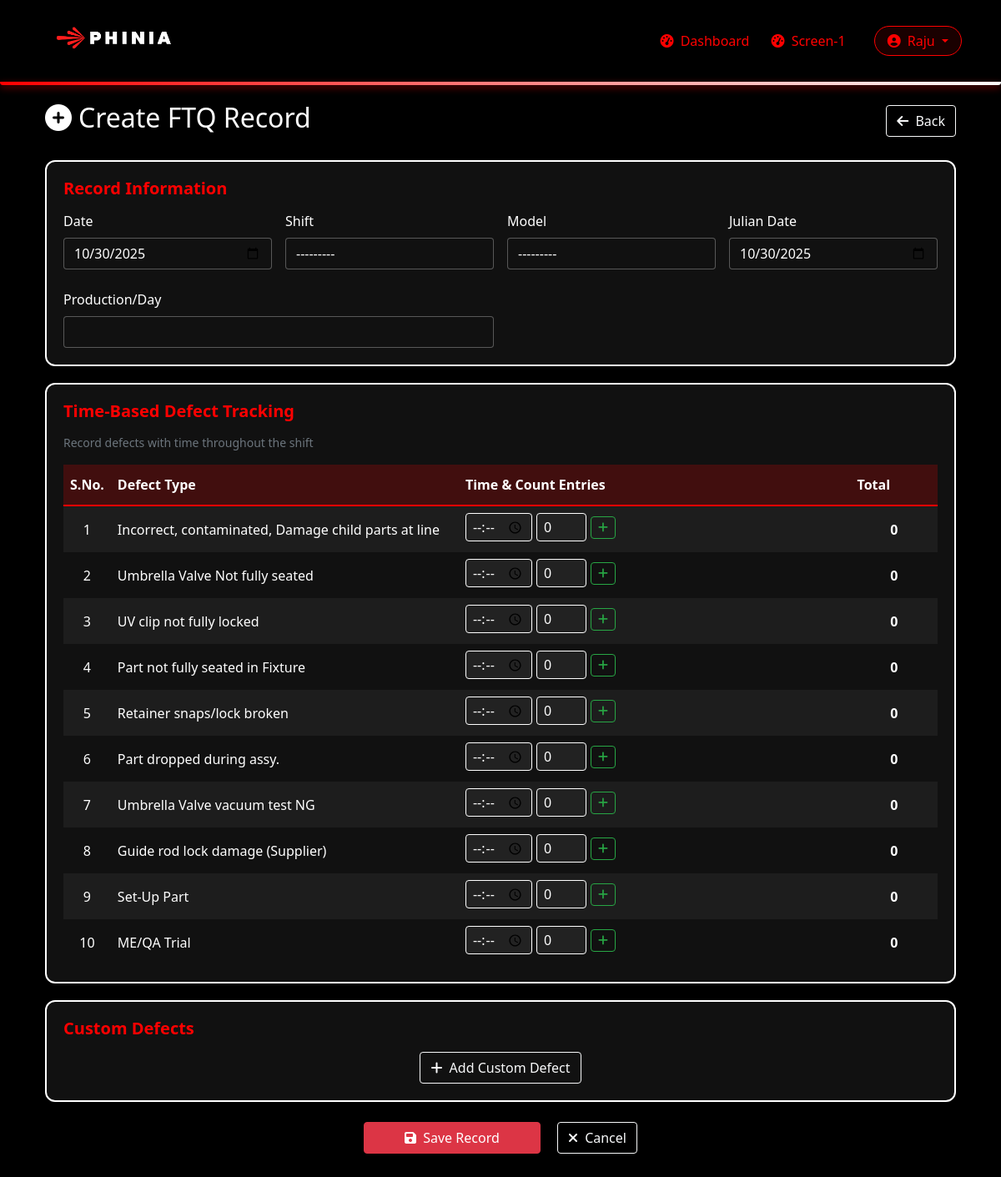
Before: /ftq/create/ (signed in) with the older database file.
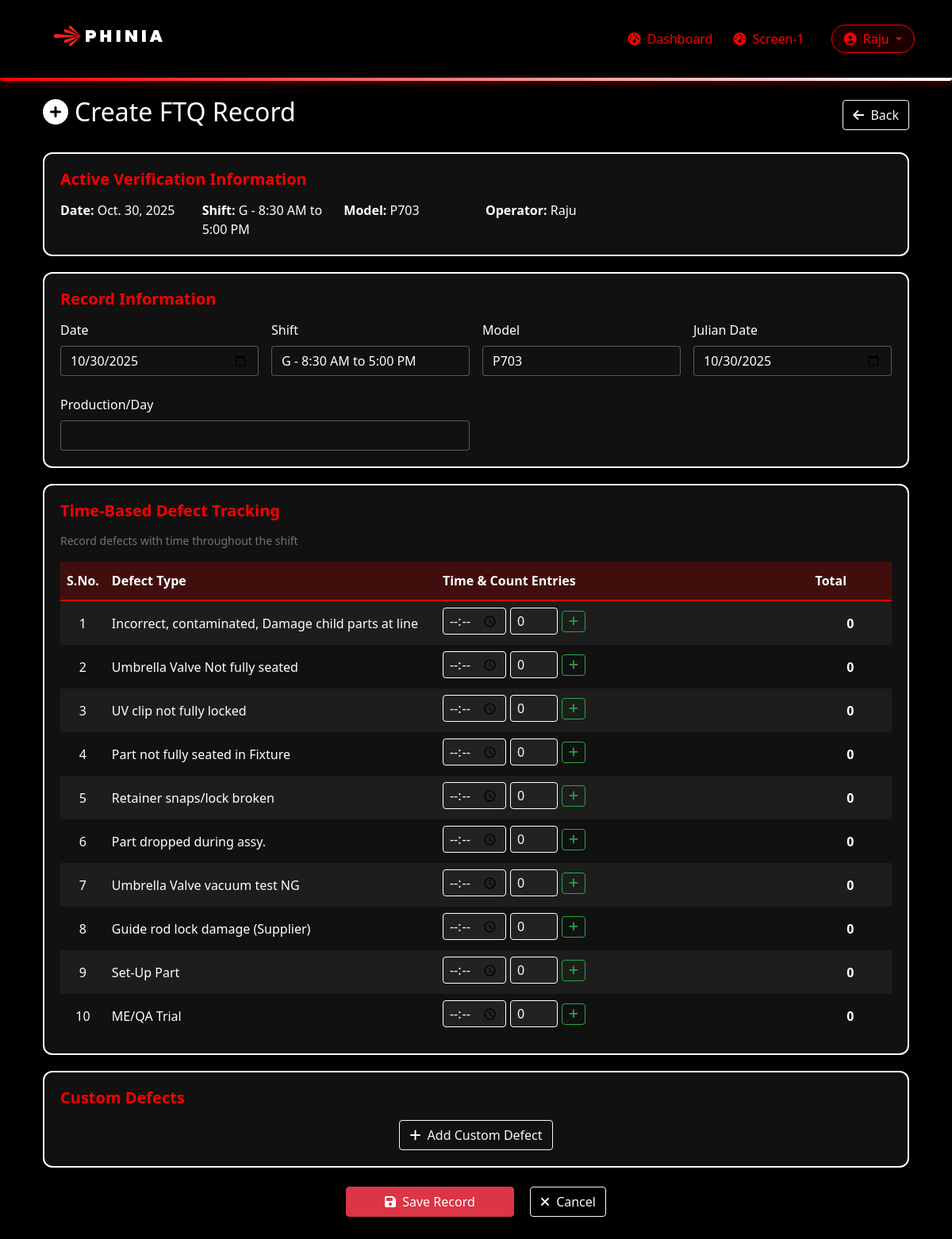
After: the same page with the newer database file.
### main/models.py (models this page shows, shortened)
class DailyVerificationStatus(models.Model):
    STATUS_CHOICES = (
        ('pending', 'Pending'),
        ('in_progress', 'In Progress'),
        ('completed', 'Completed'),
        ('rejected', 'Rejected'),
    )
    date = models.DateField(default=timezone.now)
    shift = models.ForeignKey(Shift, on_delete=models.CASCADE, related_name='verification_statuses')
    status = models.CharField(max_length=20, choices=STATUS_CHOICES, default='pending')
    created_by = models.ForeignKey(User, on_delete=models.CASCADE, related_name='created_verifications')
    created_at = models.DateTimeField(auto_now_add=True)
    updated_at = models.DateTimeField(auto_now=True)
    operator_notified = models.BooleanField(default=False)
    supervisor_notified = models.BooleanField(default=False)
    quality_notified = models.BooleanField(default=False)

class Shift(models.Model):
    SHIFT_CHOICES = [
        ('S1', 'S1 - 6:30 AM to 6:30 PM'),
        ('A', 'A - 6:30 AM to 3:00 PM'),
        ('G', 'G - 8:30 AM to 5:00 PM'),
        ('B', 'B - 3:00 PM to 11:30 PM'),
        ('C', 'C - 11:30 PM to 6:30 AM'),
        ('S2', 'S2 - 6:30 PM to 6:30 AM'),
    ]
    date = models.DateField(default=timezone.now)
    shift_type = models.CharField(max_length=10, choices=SHIFT_CHOICES)
    operator = models.ForeignKey(User, on_delete=models.CASCADE, related_name='operated_shifts')
    shift_supervisor = models.ForeignKey(User, on_delete=models.CASCADE, related_name='supervised_shifts')
    quality_supervisor = models.ForeignKey(User, on_delete=models.CASCADE, related_name='quality_supervised_shifts')

class ChecklistBase(models.Model):
    MODEL_CHOICES = (
        ('P703', 'P703'),
        ('U704', 'U704'),
        ('FD', 'FD'),
        ('SA', 'SA'),
        ('Gnome', 'Gnome'),
    )
    STATUS_CHOICES = (
        ('pending', 'Pending'),
        ('supervisor_approved', 'Supervisor Approved'),
        ('quality_approved', 'Quality Approved'),
        ('rejected', 'Rejected'),
    )
    OK_NG_CHOICES = [('OK', 'OK'), ('NOK', 'NOK')]
    YES_NO_CHOICES = [('Yes', 'Yes'), ('NOK', 'NOK')]
    TOP_TOOL_CHOICES = [
        ('FMA-03-35-T05', 'FMA-03-35-T05 (P703/U704/SA/FD/Gnome)'),
    ]
    BOTTOM_TOOL_CHOICES = [
        ('FMA-03-35-T06', 'FMA-03-35-T06 (P703/U704/SA/FD)'),
        ('FMA-03-35-T08', 'FMA-03-35-T08 (Gnome)'),
    ]
    UV_ASSY_STAGE_CHOICES = [
        ('FMA-03-35-T07', 'FMA-03-35-T07 (P703/U704/SA/FD)'),
        ('FMA-03-35-T09', 'FMA-03-35-T09 (Gnome)'),
    ]
    RETAINER_PART_CHOICES = [
        ('42001878', '42001878 (P703/U704/SA/FD)'),
        ('42050758', '42050758 (Gnome)'),
    ]
    UV_CLIP_PART_CHOICES = [
        ('42000829', '42000829 (P703/U704/SA/FD)'),
        ('42000829', '42000829 (Gnome)'),  # Same number for both
    ]
    UMBRELLA_PART_CHOICES = [
        ('25094588', '25094588 (P703/U704/SA/FD/Gnome)'),
    ]
    SHIFTS = [
    ('S1', 'S1 - 6:30 AM to 6:30 PM'),
    ('A', 'A - 6:30 AM to 3:00 PM'),
    ('G', 'G - 8:30 AM to 5:00 PM'),
    ('B', 'B - 3:00 PM to 11:30 PM'),
    ('C', 'C - 11:30 PM to 6:30 AM'),
    ('S2', 'S2 - 6:30 PM to 6:30 AM'),
]
    verification_status = models.ForeignKey(DailyVerificationStatus, on_delete=models.CASCADE, related_name='checklists',null=True,blank=True)
    status = models.CharField(max_length=20, choices=STATUS_CHOICES, default='pending')
    created_at = models.DateTimeField(auto_now_add=True)
    selected_model = models.CharField(
        max_length=10,
        choices=MODEL_CHOICES,
        verbose_name="Program selection on HMI (HMI से Program select करना है)"
    )
    line_pressure = models.FloatField(
        help_text="Recommended Range: 4.5 - 5.5 bar"
    )
    oring_condition = models.CharField(
        max_length=3,
        choices=OK_NG_CHOICES,
        verbose_name="O-ring condition (UV Flow check sealing area) (O-ring सील की स्थिति सही होनी चाहिए)"
    )
    uv_flow_input_pressure = models.FloatField(
        help_text="Recommended Range: 11-15 kPa",
        verbose_name="UV Flow input Test Pressure (13+/- 2 KPa)"
    )
    test_pressure_vacuum = models.FloatField(
        help_text="Recommended Range: 0.25 - 0.3 MPa",
        verbose_name="Test Pressure for Vacuum generation"
    )
    top_tool_id = models.CharField(
        max_length=100,
        choices=TOP_TOOL_CHOICES,
        verbose_name="Top Tool ID",
        null=True,blank=True
    )
    top_tool_id_status=models.CharField(max_length=50, choices=OK_NG_CHOICES, null=True,blank=True)
    bottom_tool_id = models.CharField(
        max_length=100,
        choices=BOTTOM_TOOL_CHOICES,
        verbose_name="Bottom Tool ID",
        null=True,blank=True
    )
    bottom_tool_id_status=models.CharField(max_length=50, choices=OK_NG_CHOICES, null=True,blank=True)
    uv_assy_stage_id = models.CharField(
        max_length=100,
        choices=UV_ASSY_STAGE_CHOICES,
        verbose_name="UV Assy Stage 1 ID",
        null=True,blank=True
    )
    uv_assy_stage_id_status=models.CharField(max_length=50, choices=OK_NG_CHOICES, null=True,blank=True)
    retainer_part_no = models.CharField(
        max_length=100,
        choices=RETAINER_PART_CHOICES,
        verbose_name="Retainer Part no",
        null=True,blank=True
    )
    retainer_part_no_status=models.CharField(max_length=50, choices=OK_NG_CHOICES, null=True,blank=True)
    uv_clip_part_no = models.CharField(
        max_length=100,
        choices=UV_CLIP_PART_CHOICES,
        verbose_name="UV Clip Part No",
        null=True,blank=True
    )
    uv_clip_part_no_status=models.CharField(max_length=50, choices=OK_NG_CHOICES, null=True,blank=True)
    umbrella_part_no = models.CharField(
        max_length=100,
        choices=UMBRELLA_PART_CHOICES,
        verbose_name="Umbrella Part No",
        null=True,blank=True
    )
    umbrella_part_no_status=models.CharField(max_length=50, choices=OK_NG_CHOICES, null=True,blank=True)
    retainer_id_lubrication = models.CharField(
        max_length=3,
        choices=OK_NG_CHOICES,
        verbose_name="Retainer ID lubrication"
    )
    new_shift=models.CharField(max_length=100, choices=SHIFTS, null=True,blank=True)
    shift = models.CharField(max_length=100, choices=SHIFTS, null=True, blank=True, editable=False)
    frequency_config = models.ForeignKey(
        'SubgroupFrequencyConfig',
        on_delete=models.SET_NULL,
        null=True,
        blank=True,
        help_text="Measurement frequency for this model"
    )
    class Meta:
        ordering = ['-created_at']

class User(AbstractUser):
    USER_TYPES = (
        ('operator', 'Operator'),
        ('shift_supervisor', 'Shift Supervisor'),
        ('quality_supervisor', 'Quality Supervisor'),
    )
    company_id = models.CharField(max_length=100, blank=True, null=True)
    skill_matrix_level = models.CharField(max_length=200, blank=True, null=True)
    user_type = models.CharField(max_length=20, choices=USER_TYPES)

### main/views.py (the view)
# urls.py: path('ftq/create/', views.ftq_record_create, name='ftq_record_create'),
@login_required
def ftq_record_create(request):
    active_verification = DailyVerificationStatus.objects.filter(
        created_by=request.user,
        date=timezone.now().date(),
        status__in=['pending', 'in_progress']
    ).first()
    active_checklist = None
    if active_verification:
        active_checklist = ChecklistBase.objects.filter(
            verification_status=active_verification
        ).first()
    initial_data = {}
    if active_checklist:
        initial_data = {
            'date': active_verification.date,
            'shift_type': active_verification.shift.shift_type,
            'model_name': active_checklist.selected_model,
            'julian_date': active_verification.date
        }
    if request.method == 'POST':
        form = FTQRecordForm(request.POST)
        if form.is_valid():
            try:
                with transaction.atomic():
                    ftq_record = form.save(commit=False)
                    ftq_record.created_by = request.user
                    if active_verification:
                        ftq_record.verification_status = active_verification
                    ftq_record.save()
                    operation = OperationNumber.objects.get(number='OP#35')
                    defect_data = {}
                    for key in request.POST:
                        if key.startswith('defect_time_'):
                            parts = key.split('_')
                            defect_id = parts[2]
                            time_index = parts[3]
                            time_value = request.POST.get(key)
                            count_key = f'defect_count_{defect_id}_{time_index}'
                            count_value = request.POST.get(count_key, 0)
                            if time_value and int(count_value) > 0:
                                if defect_id not in defect_data:
                                    defect_data[defect_id] = []
                                defect_data[defect_id].append({
                                    'time': time_value,
                                    'count': int(count_value)
                                })
                    for defect_id, entries in defect_data.items():
                        if defect_id.startswith('custom_'):
                            custom_name = request.POST.get(f'custom_defect_name_{defect_id}')
                            if custom_name:
                                custom_defect = CustomDefectType.objects.create(
                                    ftq_record=ftq_record,
                                    name=custom_name,
                                    operation_number=operation,
                                    added_by=request.user
                                )
                                for entry in entries:
                                    TimeBasedDefectEntry.objects.create(
                                        ftq_record=ftq_record,
                                        defect_type_custom=custom_defect,
                                        recorded_at=entry['time'],
                                        count=entry['count']
                                    )
                        else:
                            try:
                                defect_type = DefectType.objects.get(id=int(defect_id))
                                for entry in entries:
                                    TimeBasedDefectEntry.objects.create(
                                        ftq_record=ftq_record,
                                        defect_type=defect_type,
                                        recorded_at=entry['time'],
                                        count=entry['count']
                                    )
                            except DefectType.DoesNotExist:
                                continue
                    messages.success(request, 'FTQ record created successfully with time-based defect tracking')
                    return redirect('operator_dashboard')
            except Exception as e:
                messages.error(request, f'Error creating FTQ record: {str(e)}')
    else:
        form = FTQRecordForm(initial=initial_data)
    try:
        operation = OperationNumber.objects.get(number='OP#35')
        default_defects = DefectType.objects.filter(
            operation_number=operation,
            is_default=True
        ).order_by('order')[:10]
    except OperationNumber.DoesNotExist:
        default_defects = []
    context = {
        'form': form,
        'default_defects': default_defects,
        'title': 'Create FTQ Record',
        'active_verification': active_verification,
        'active_checklist': active_checklist
    }
    return render(request, 'main/operations/ftq_record_form.html', context)

### main/forms.py (shortened to what this page needs)
class FTQRecordForm(forms.ModelForm):
    class Meta:
        model = FTQRecord
        fields = [
            'date', 'shift_type', 'model_name', 'julian_date',
            'total_inspected', 'production_per_shift'
        ]
        widgets = {
            'date': DateInput(),
            'julian_date': DateInput(),
            'total_inspected': forms.NumberInput(attrs={'min': 0}),
            'production_per_shift': forms.NumberInput(attrs={'min': 0}),
        }
    def __init__(self, *args, **kwargs):
        self.verification_status = kwargs.pop('verification_status', None)
        self.user = kwargs.pop('user', None)
        super().__init__(*args, **kwargs)
        for field in self.fields:
            self.fields[field].widget.attrs.update({'class': 'form-control'})
        if not self.initial.get('date'):
            self.initial['date'] = timezone.now().date()
        if not self.initial.get('julian_date'):
            self.initial['julian_date'] = timezone.now().date()

### main/templates/main/operations/ftq_record_form.html (shortened to what the changed rows need)
{% extends "main/base.html" %}
{% load static %}
{% block content %}
<div class="container-fluid">
    <div class="d-flex justify-content-between align-items-center mb-4">
        <h2 class="text-white"><i class="fas fa-plus-circle me-2"></i>Create FTQ Record</h2>
    </div>
    {% if active_checklist %}
    <div class="form-card">
        <h5 class="card-title">Active Verification Information</h5>
        <div class="row">
            <div class="col-md-2"><strong>Date:</strong> {{ active_verification.date }}</div>
            <div class="col-md-2"><strong>Shift:</strong> {{ active_verification.shift.get_shift_type_display }}</div>
            <div class="col-md-2"><strong>Model:</strong> {{ active_checklist.get_selected_model_display }}</div>
            <div class="col-md-3"><strong>Operator:</strong> {{ active_verification.created_by.username }}</div>
        </div>
    </div>
    {% endif %}
    <form method="post" id="ftqForm">
        <div class="form-card">
            <div class="row g-3">
                <div class="col-md-3">
                    <label class="form-label">Shift</label>
                    {{ form.shift_type }}
                </div>
                <div class="col-md-3">
                    <label class="form-label">Model</label>
                    {{ form.model_name }}
                </div>
            </div>
        </div>
        <div class="form-card">
            <div class="table-responsive">
                <table class="defect-time-table">
                    <thead>
                        <tr>
                            <th width="5%">S.No.</th>
                            <th width="40%">Defect Type</th>
                            <th width="45%">Time & Count Entries</th>
                            <th width="10%">Total</th>
                        </tr>
                    </thead>
                </table>
            </div>
        </div>
    </form>
</div>
{% endblock %}

Changed rows visible on the page:
added DailyVerificationStatus: date "Oct. 30, 2025", shift.shift_type "G - 8:30 AM to 5:00 PM", created_by.username "Raju"
added ChecklistBase: selected_model "P703"
Other visible differences:
form field shift_type: "---------" → "G - 8:30 AM to 5:00 PM"
form field model_name: "---------" → "P703"
text now shown: "Active Verification Information Date: Shift: Model: Operator:"
